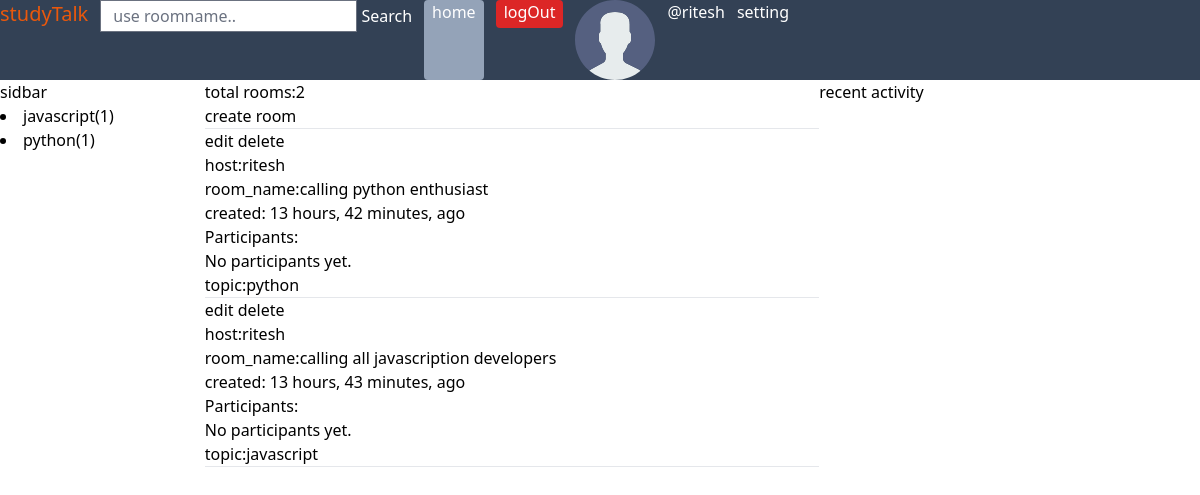
The app's page / (signed in), older data.
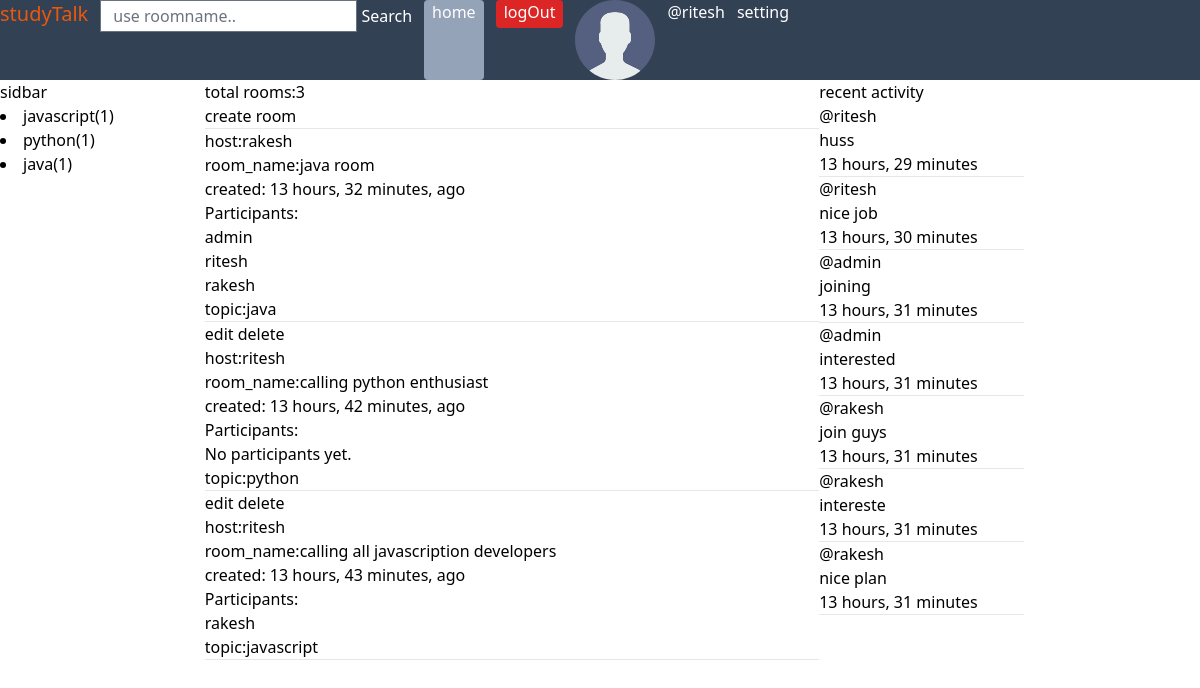
The same page, newer data.
### base/models.py (models this page shows, shortened)
class Topic(models.Model):
    name=models.CharField(max_length=200,null=True,unique=True)
    def __str__(self):
        return f"{self.name}"

class Room(models.Model):
    host = models.ForeignKey(User,on_delete=models.SET_NULL,null=True)
    topic =models.ForeignKey(Topic, on_delete=models.SET_NULL, null=True)
    name = models.CharField(max_length=220)
    description = models.TextField(null=True, blank=True)
    participants=models.ManyToManyField(User,related_name='participants', blank=True)
    created_at = models.DateTimeField(auto_now_add=True)
    updated_at = models.DateTimeField(auto_now=True)
    class Meta:
        ordering =['-updated_at','-created_at']

class User(AbstractUser):
    name=models.CharField(max_length=200,null=True)
    email=models.EmailField(unique=True,null=True)
    bio=models.TextField(null=True)
    avatar=models.ImageField(upload_to="images/", null=True,blank=True,default='avatar.svg')
    USERNAME_FIELD='email'
    REQUIRED_FIELDS = ['username']  # Required when creating a superuser

class Message(models.Model):
    user = models.ForeignKey(User, on_delete=models.CASCADE)
    room = models.ForeignKey(Room, on_delete=models.CASCADE)
    message = models.TextField()
    created_at = models.DateTimeField(auto_now_add=True)
    updated_at = models.DateTimeField(auto_now=True)
    class Meta:
        ordering = ['-updated_at','-created_at']

### base/views.py (the view)
# urls.py: path('',views.index, name='index') ,
def index(request):
    rooms=Room.objects.all()
    topics=Topic.objects.all()
    messages=Message.objects.all()
    return render(request, 'base/index.html',{'rooms':rooms,'topics':topics,'messages':messages}) # This is the view function that will be called when the URL is visited. It will render the index.html template.

### base/templates/base/index.html (shortened to what this page needs)
{% extends "layout.html" %}
{% block content %}
<div class="container">
        {% include "base/topic-component.html" %}
    <div>
        <h4>total rooms:{{rooms.count}}</h4>
        <a href="{% url "create-room" %}">
        <button type="submit">create room</button>
        </a>
        <hr>
        {% include "base/room-component.html" %}
    </div>
    <div>
        {% include "base/activity-component.html" %}
    </div>
</div>
{% endblock %}

### templates/layout.html (shortened to what this page needs)
{% load static %}
{% load static tailwind_tags %}
<!DOCTYPE html>
<html lang="en">
<head>
    <link rel="stylesheet" href="{% static "styles/style.css"%}">
    {% tailwind_css %}
</head>
<body >
    <nav class="bg-slate-700 text-white flex gap-3">
        <span class="text-xl text-orange-600">studyTalk</span>
    <form action="{% url 'search' %}" method="post" class=" ">
        <input
        class="outline-none h-8"
        type="search"
        placeholder="use roomname.."
        name="search_query"
        required aria-label="Search"
     >
     <button  type="submit">Search</button>
    </form>
    <a href="{% url "index" %}" class="bg-slate-400 rounded px-2">home</a>
    {% if user.is_authenticated %}
                <form action="{% url 'logout'%}" method="post" >
                    <button  type="submit" class="bg-red-600 rounded  px-2 pb-1">logOut</button>
                </form>
                {% if user.avatar%}
                <img height="80" width="80" src="{{user.avatar.url}}" alt="avatar">
                {% endif %}
                <a href="{% url "profile" user.id %}">@{{user.username}}</a>
                <a href="{% url "update-profile" %}">setting</a>
    {% else %}
                <a href="{% url "login" %}" class="bg-green-400 rounded px-2 pb-1"><button>login</button></a>
                <a href="{% url "sign-up" %}" class="bg-teal-500 rounded px-2 pb-1"><button>signUP</button></a>
    {% endif %}
            </nav>
    {% block content %}
    {% endblock %}
</body>
</html>

### base/templates/base/topic-component.html
<div class="sidebar"><h3>sidbar</h3>
    {% for topic  in topics %}
    <a href="">
        <li>
            <a href="{% url "search"%}?q={{topic.name}}">{{topic.name}}<span>({{topic.room_set.all.count}})</span></a>
        </li>
    </a>
    {% endfor %}
</div>

### base/templates/base/room-component.html
{% for room in rooms %}
{% if room.host == user %}
    <a href="{%url "update-room" room.id%}" ><button>edit</button></a>
    <a href="{%url "delete-room" room.id%}" ><button>delete</button></a>
{% endif %}
<a href="{% url "profile" room.host.id %}">
    <h4>host:{{room.host.username}}</h4>
</a>
<a href="{% url "room" room.id %}">
    <h2>room_name:{{room.name}}</h4>
</a>
<h3>created: {{room.created_at|timesince}}, ago</h3>
    <ul>
        <li>Participants:</li>
        <ul>
            {% for participant in room.participants.all %}
                <li>{{ participant.username }}</li>
            {% empty %}
                <li>No participants yet.</li>
            {% endfor %}
        </ul>
    </ul>
<h3>topic:{{room.topic}}</p>
        <hr>
{% endfor %}

### base/templates/base/activity-component.html
<h2>recent activity</h2>
        {% for message in messages %}
        <a href="{% url 'profile' message.user.id %}">
                <h4>@{{message.user.username}}</h4>
        </a>
        <p>{{message.message}}</p>
        <span>{{message.created_at|timesince}}</span>
        <hr>
        {% endfor %}

Row changes from the older to the newer data that the page shows:
added Topic: name "java", room_set.all.count "1"
added Room: host.username "rakesh", name "java room", created_at "13 hours, 32 minutes", topic "java", User (username "ritesh")
now on this page (row edited): User: username "admin", shown under "rakesh"
added User: username "rakesh"
shown differently, row unchanged: Room "calling all javascription developers": no longer shows "No participants yet."
added Message: user.username "ritesh", message "huss", created_at "13 hours, 29 minutes"
added Message: user.username "ritesh", message "nice job", created_at "13 hours, 30 minutes"
added Message: user.username "admin", message "joining", created_at "13 hours, 31 minutes"
added Message: user.username "admin", message "interested", created_at "13 hours, 31 minutes"
added Message: user.username "rakesh", message "join guys", created_at "13 hours, 31 minutes"
added Message: user.username "rakesh", message "intereste", created_at "13 hours, 31 minutes"
added Message: user.username "rakesh", message "nice plan", created_at "13 hours, 31 minutes"
Text that changed along with them:
{{ rooms.count }}: "2" → "3"
